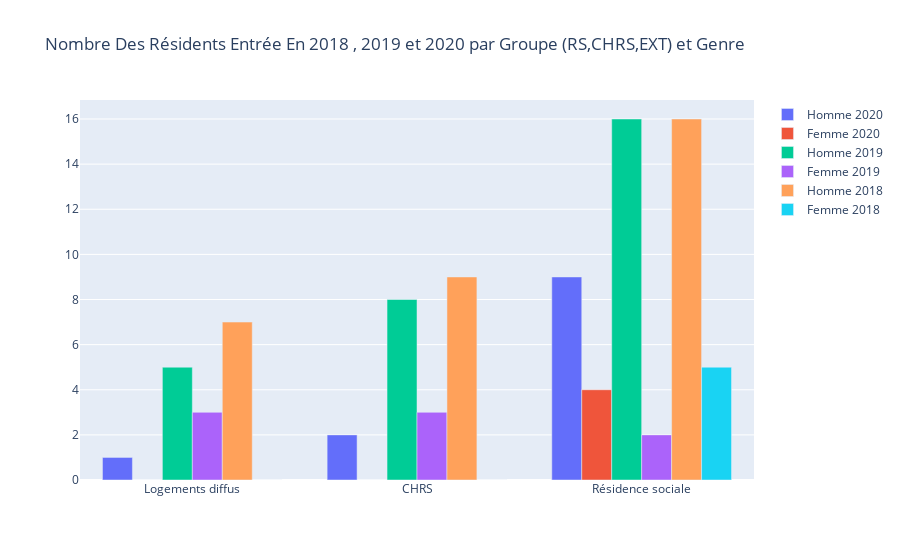
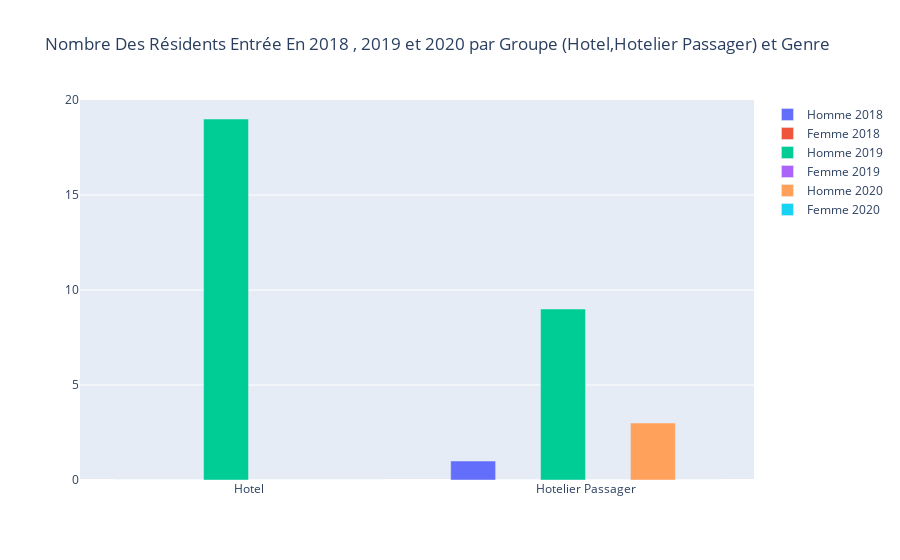

Notebook cell for these charts, in order:
### Code cell
'Nombre Des Résidents Entrée En 2018 , 2019 et 2020 par Groupe (RS,CHRS,EXT) et Genre' et
'Nombre Des Résidents Entrée En 2018 , 2019 et 2020 par Groupe (Hotel,Hotelier Passager) et Genre'

### Figure 1 — Plotly figure (JSON) as saved in the notebook; plotly's stock layout.template omitted (floating-point values rounded to 4 significant figures)
{"data": [{"name": "Homme 2020", "type": "bar", "x": ["Logements diffus", "CHRS", "Résidence sociale"], "y": [1, 2, 9]}, {"name": "Femme 2020", "type": "bar", "x": ["Logements diffus", "CHRS", "Résidence sociale"], "y": [0, 0, 4]}, {"name": "Homme 2019", "type": "bar", "x": ["Logements diffus", "CHRS", "Résidence sociale"], "y": [5, 8, 16]}, {"name": "Femme 2019", "type": "bar", "x": ["Logements diffus", "CHRS", "Résidence sociale"], "y": [3, 3, 2]}, {"name": "Homme 2018", "type": "bar", "x": ["Logements diffus", "CHRS", "Résidence sociale"], "y": [7, 9, 16]}, {"name": "Femme 2018", "type": "bar", "x": ["Logements diffus", "CHRS", "Résidence sociale"], "y": [0, 0, 5]}], "layout": {"barmode": "group", "title": {"text": "Nombre Des Résidents Entrée En 2018 , 2019 et 2020 par Groupe (RS,CHRS,EXT) et Genre"}}}

### Figure 2 — Plotly figure (JSON) as saved in the notebook; plotly's stock layout.template omitted (floating-point values rounded to 4 significant figures)
{"data": [{"name": "Homme 2018", "type": "bar", "x": ["Hotel", "Hotelier Passager"], "y": [0, 1]}, {"name": "Femme 2018", "type": "bar", "x": ["Hotel", "Hotelier Passager"], "y": [0, 0]}, {"name": "Homme 2019", "type": "bar", "x": ["Hotel", "Hotelier Passager"], "y": [19, 9]}, {"name": "Femme 2019", "type": "bar", "x": ["Hotel", "Hotelier Passager"], "y": [0, 0]}, {"name": "Homme 2020", "type": "bar", "x": ["Hotel", "Hotelier Passager"], "y": [0, 3]}, {"name": "Femme 2020", "type": "bar", "x": ["Hotel", "Hotelier Passager"], "y": [0, 0]}], "layout": {"barmode": "group", "title": {"text": "Nombre Des Résidents Entrée En 2018 , 2019 et 2020 par Groupe (Hotel,Hotelier Passager) et Genre"}}}
